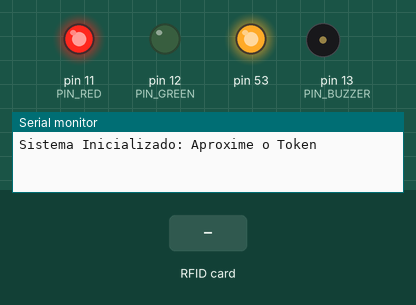
Simulated run of this program. Board: Arduino Mega 2560, built with avr-gcc and run on an emulated ATmega2560. Shown: output pins drawn as LEDs (lit = HIGH), buzzer (waves = sounding, pin HIGH), the last lines printed to the serial monitor. Dashed ring = blinking. The test bench sets the inputs (shaded band).

Above: at 1.2 s.
1.3 s: RFID card 5E 7A 19 C4 held to the reader
At 1.43 s:
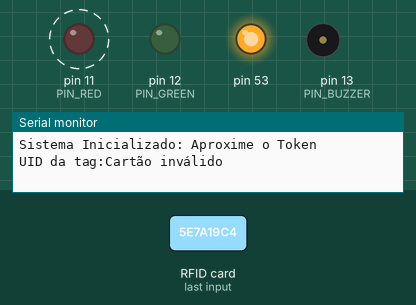
4.3 s: RFID card 99 01 3D 53 held to the reader
At 4.9 s:
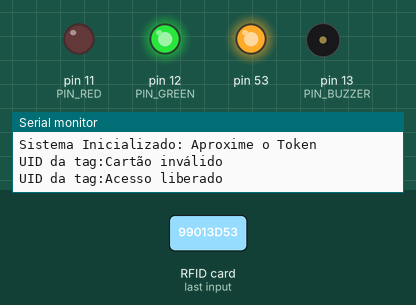
Timing chart, 0 to 15.8 s (numbered marks = the images above; inputs shaded):
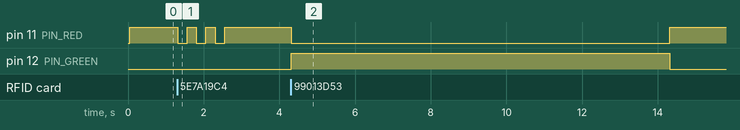

Measured:
- after the input at 1.3 s, pin 11 (PIN_RED): alternates HIGH for 0.25 s and LOW for 0.25 s, 6 changes in all, then stays HIGH, starting at once
- after the input at 4.3 s, pin 11 (PIN_RED): HIGH → LOW at once, → HIGH 10.0 s later; pin 12 (PIN_GREEN): LOW → HIGH at once, → LOW 10.0 s later

The program:

main.cpp
```cpp
#include <Arduino.h>
#include <SPI.h>
#include <MFRC522.h>

#define PIN_RED 11
#define PIN_GREEN 12
#define PIN_BUZZER 13

#define PINO_SS 9
#define PINO_RESET 8

MFRC522 mfrc522(PINO_SS, PINO_RESET);
int qntErros = 0;

String readRfid();

void acessoGarantido() {
  qntErros = 0;

  digitalWrite(PIN_RED, LOW);
  digitalWrite(PIN_GREEN, HIGH);
  Serial.println("Acesso liberado");

  delay(10000);

  digitalWrite(PIN_GREEN, LOW);
}

void piscarLed(int led, int times, int tLigado, int tDesligado) {
  int estadoInicial = digitalRead(led);
  for(int i = 0; i < times; i++) {
    digitalWrite(led, LOW);
    delay(tDesligado);
    digitalWrite(led, HIGH);
    delay(tLigado);
  }
  digitalWrite(led, estadoInicial);
}

void perigo() {
  Serial.println("SISTEMA BLOQUEADO");

  digitalWrite(PIN_BUZZER, HIGH);
  for(int i = 0; i < 2; i++) {
    digitalWrite(PIN_RED, LOW);
    delay(250);
    digitalWrite(PIN_RED, HIGH);
    delay(250);
  }
  digitalWrite(PIN_BUZZER, LOW);
}

void setup()
{
  Serial.begin(9600);
  SPI.begin();
  mfrc522.PCD_Init();

  pinMode(PIN_RED, OUTPUT);
  pinMode(PIN_GREEN, OUTPUT);
  pinMode(PIN_BUZZER, OUTPUT);

  digitalWrite(PIN_RED, HIGH);
  Serial.println("Sistema Inicializado: Aproxime o Token");
}

void loop()
{
  String conteudoLido = readRfid();
  if (conteudoLido == "")
  {
    return;
  }

  if(conteudoLido == "99 01 3D 53" ) {
    acessoGarantido();
  } else {
    if(qntErros >= 5) {
      perigo();
      qntErros = 0;
    } else {
      qntErros++;

      Serial.println("Cartão inválido");
      piscarLed(PIN_RED, 3, 250, 250);
    }
  }
  digitalWrite(PIN_RED, HIGH);
}

String readRfid()
{
  if (!mfrc522.PICC_IsNewCardPresent()){
    return "";
  }
  if (!mfrc522.PICC_ReadCardSerial()){
    return "";
  }

  Serial.print("UID da tag:");

  String conteudo = "";
  for (byte i = 0; i < mfrc522.uid.size; i++)
  {
    // Serial.print(mfrc522.uid.uidByte[i], HEX);

    if (mfrc522.uid.uidByte[i] < 0x10)
    {
      conteudo.concat(String(" 0"));
    }
    else
    {
      conteudo.concat(String(" "));
    }
    conteudo.concat(String(mfrc522.uid.uidByte[i], HEX));
  }

  // Serial.println();
  conteudo.toUpperCase();

  return conteudo.substring(1);
}
```
